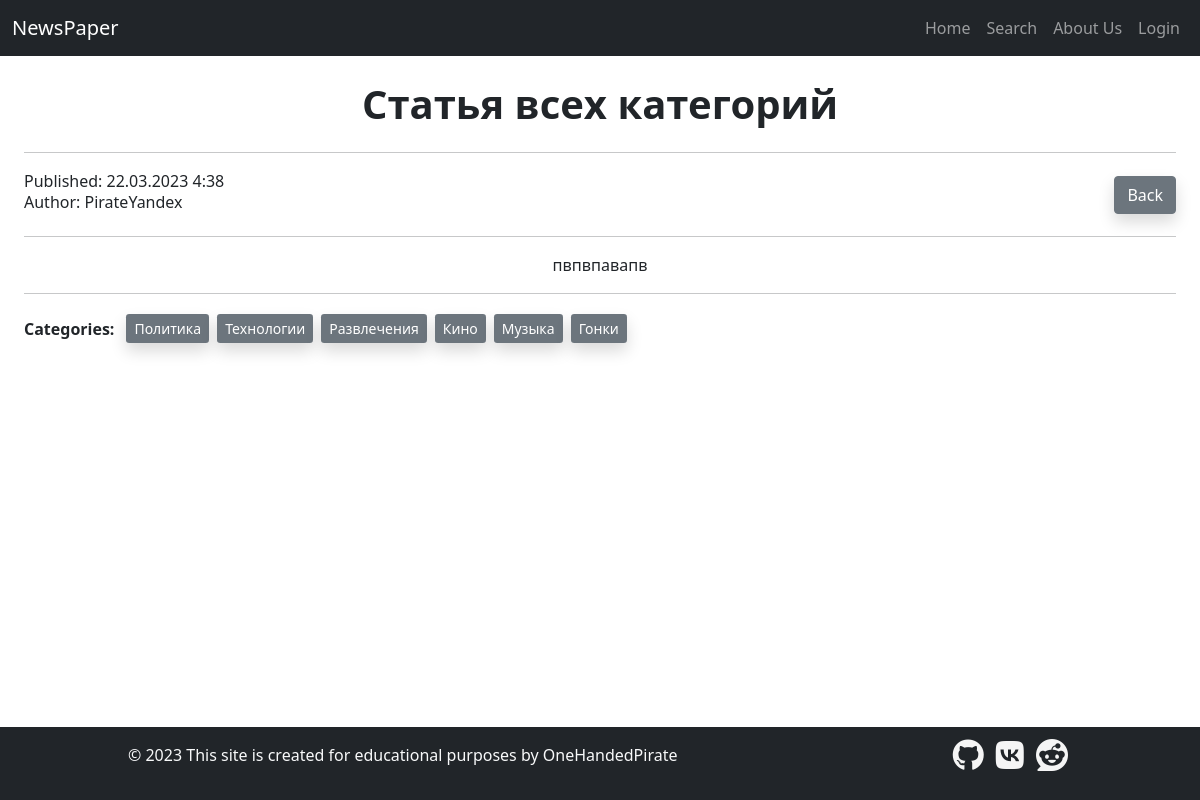
The page /news/109/ on the database its author committed.
### news/models.py (models this page shows, shortened)
class Post(models.Model, Attitude):
    author = models.ForeignKey(Author, on_delete=models.CASCADE)
    type = models.CharField(max_length=1,
                            choices=[('N', 'News'), ('A', 'Article')],
                            default='A')
    publish_time = models.DateTimeField(auto_now_add=True)
    category = models.ManyToManyField(Category, through='PostCategory')
    title = models.CharField(max_length=150)
    text = models.TextField()
    rating = models.IntegerField(default=0)

class Author(models.Model):
    author_user = models.ForeignKey(User, on_delete=models.CASCADE)
    rating = models.IntegerField(default=0)
    def __str__(self):
        return self.author_user.get_username()

class Category(models.Model):
    name = models.CharField(max_length=100, unique=True)
    subscribers = models.ManyToManyField(User, through='CategorySubscriber')

### news/views.py (the view)
# urls.py: path('<int:pk>/', PostView.as_view(), name='post'),
class PostView(DetailView):
    model = Post
    template_name = 'news/postDetails.html'
    context_object_name = 'post'
    extra_context = {'menu': menu}
    def get_object(self, *args, **kwargs):
        obj = cache.get(f'post_{self.kwargs["pk"]}', None)
        if not obj:
            obj = super().get_object(Post.objects.select_related())
            cache.set(f'post_{self.kwargs["pk"]}', obj)
        return obj
    def get_context_data(self, *args, **kwargs):
        context = super().get_context_data(*args, **kwargs)
        user = self.request.user
        if user.is_authenticated:
            subscribed_categories = Category.objects.filter(categorysubscriber__subscriber=user)
            context['user_category'] = subscribed_categories
        return context

### news/templatetags/news/custom_filters.py (called while the page is built)
@register.filter(name='censor')
def censor(value):
    banned_words = ['деньги', 'финансы', 'бабло', 'опционы', 'фьючерсы']
    original_text = value.split()
    bad_words = []
    for indx, word in enumerate(value.lower().split()):
        for bad_word in banned_words:
            if bad_word in word:
                bad_words.append(indx)
    for bad_word in bad_words:
        original_text[bad_word] = '*нехорошее слово*'
    return ' '.join(original_text)

@register.filter(name="is_author")
def has_group(user):
    return user.groups.filter(name='authors').exists()

### news/templates/news/postDetails.html (shortened to what this page needs)
{% extends 'news/default.html' %}
{% load news.custom_filters %}
{% load cache %}
{% block content %}
    <h1 class="fw-bold my-3 my-lg-4">{{ post.title | censor }}</h1>
    <hr>
    <div class="row">
        <div class="col-4 text-start">
            <span>Published: {{ post.publish_time | date:'d.m.Y f' }}</span>
                <h6>Author: {{ post.author }}</h6>
        </div>
        <div class="d-flex col-8 text-end justify-content-end align-items-center">
            <div>
                <a class="btn btn-secondary shadow" href="
                        {% if request.META.HTTP_REFERER %}{{ request.META.HTTP_REFERER }}{% else %}{% url 'home' %}{% endif %}">Back</a>
            </div>
        </div>
    </div>
    <hr>
    <p class>{{ post.text | linebreaks }}</p>
    <hr>
    <div class="text-start mb-3">
        {% include 'news/postCategoriesAjax.html' %}
    </div>
{% endblock %}

### news/templates/news/default.html (shortened to what this page needs)
{% load static %}
{% load socialaccount %}
{% load news.custom_filters %}
{% load cache %}
<!DOCTYPE html>
<html lang="en" class="h-100">
<head>
    <link href={% static 'news/css/styles.css' %} rel="stylesheet"/>
</head>
<body class="d-flex flex-column h-100">
{% with is_authenticated=request.user.is_authenticated is_author=request.user|is_author %}
    <nav class="navbar navbar-expand-lg navbar-dark bg-dark">
    <div class="container-fluid col-11 col-lg-10 col-xl-12" style="max-width: 1200px">
        <a class="navbar-brand" href="{% url 'home' %}">NewsPaper</a>
        {% if menu %}
            <div class="collapse navbar-collapse" id="navbarSupportedContent">
                <ul class="navbar-nav ms-auto mb-2 mb-lg-0 text-center">
                    {% for item in menu %}
                        {% if item.url_name == request.resolver_match.url_name %}
                            <li class="nav-item"><span class="nav-link active"
                                                       aria-current="page">{{ item.title }}</span></li>
                        {% elif item.title == 'Login' %}
                            {% if not is_authenticated %}
                                <li class="nav-item"><a class="nav-link" aria-current="page"
                                                        href="{% url 'account_login' %}">{{ item.title }}</a></li>
                            {% endif %}
                        {% elif item.title == 'Logout' %}
                            {% if is_authenticated %}
                                <li class="nav-item"><a class="nav-link" aria-current="page" data-bs-toggle="modal"
                                                        data-bs-target="#logoutModal"
                                                        style="cursor: pointer">{{ item.title }}</a></li>
                            {% endif %}
                        {% elif item.title == 'Add post' %}
                            {% if is_authenticated and is_author %}
                                <li class="nav-item"><a class="nav-link" aria-current="page"
                                                        href='{% url item.url_name %}'
                                                        title="Add new post (daily limit: 3)">{{ item.title }}</a>
                                </li>
                            {% endif %}
                        {% elif item.title == 'Add category' %}
                            {% if is_authenticated and is_author %}
                                <li class="nav-item"><a class="nav-link" aria-current="page" data-bs-toggle="modal"
                                                        data-bs-target="#addCatModal"
                                                        style="cursor: pointer">{{ item.title }}</a></li>
                            {% endif %}
                        {% elif item.title == 'Contact Us' %}
                            {% if is_authenticated %}
                                <li class="nav-item"><a class="nav-link" aria-current="page"
                                                        href='{% url item.url_name %}'>{{ item.title }}</a></li>
                            {% endif %}
                        {% else %}
                            {% if item.url_name %}
                                <li class="nav-item"><a class="nav-link" aria-current="page"
                                                        href='{% url item.url_name %}'>{{ item.title }}</a></li>
                            {% else %}
                                <li class="nav-item"><a class="nav-link" aria-current="page"
                                                        href=''>{{ item.title }}</a></li>
                            {% endif %}
                        {% endif %}
                    {% endfor %}
                </ul>
            </div>
        {% endif %}
    </div>
</nav>
<div class="container-fluid">
    <div class="text-center mx-auto container-fluid" style="max-width: 1200px">
        {% block content %}
        {% endblock content %}
    </div>
</div>
{% cache 3600 footer %}
<footer class="bg-dark mt-auto">
    <div class="row text-light p-3 col-sm-12 col-md-10 mx-auto" style="max-width: 1200px">
        <div class="text-start col-8">
            <p>© 2023 This site is created for educational purposes by OneHandedPirate</p>
        </div>
        <div class="text-end col-4 ">
            <a class="fa-brands fa-github fa-2xl m-1 text-decoration-none" href="https://github.com/OneHandedPirate" style="height:25px"
               target="_blank"></a>
            <a class="fa-brands fa-vk fa-2xl m-1 text-decoration-none" href="https://vk.com/onehandedpirate" style="height:25px"
               target="_blank"></a>
            <a class="fa-brands fa-reddit fa-2xl m-1 text-decoration-none" style="height:25px"
               href="https://www.reddit.com/user/OneHandedPirateMKII" target="_blank"></a>
        </div>
    </div>
</footer>
{% endcache %}
{% endwith %}
</body>
</html>

### news/templates/news/postCategoriesAjax.html
<div class="btn-group d-flex flex-wrap" role="group" aria-label="Categories">
    <span class="me-2 my-auto"><strong>Categories:</strong></span>
    {% for cat in post.category.all %}
        {% if is_authenticated %}
            {% if cat not in user_category %}
                <button
                        class="btn-sm btn-outline-secondary m-1 shadow"
                        data-url="{% url 'subscribe' cat.pk %}"
                        title="Press to subscribe"
                        onclick="subscribeCategory(event)"
                >
                    {{ cat.name }}
                </button>
            {% else %}
                <button
                        class="btn-sm btn-secondary m-1 shadow"
                        title="Press to unsubscribe"
                        data-url="{% url 'unsubscribe' cat.pk %}"
                        onclick="unsubscribeCategory(event)"
                >
                    {{ cat.name }}
                </button>
            {% endif %}
        {% else %}
            <span class="btn-sm btn-secondary m-1 shadow"
                  title="Login to subscribe">{{ cat.name }}</span>
        {% endif %}
    {% endfor %}
</div>

### rows shown on the page
Post: title|censor "Статья всех категорий", publish_time "22.03.2023 4:38", author "PirateYandex", text "пвпвпавапв"
Category: name "Политика"
Category: name "Технологии"
Category: name "Развлечения"
Category: name "Кино"
Category: name "Музыка"
Category: name "Гонки"

### other values the page prints
{{ item.title }} "Home" "Search"
{{ item.title }} "About Us"
{{ item.title }} "Login"
